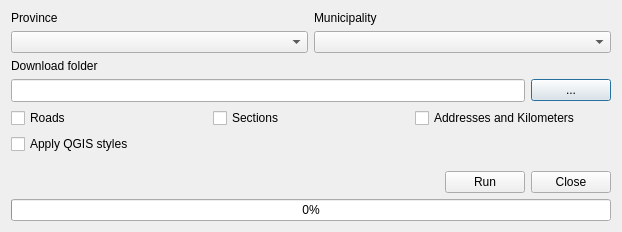
<?xml version="1.0" encoding="UTF-8"?>
<ui version="4.0">
 <class>CDAUDownloaderDialogBase</class>
 <widget class="QDialog" name="CDAUDownloaderDialogBase">
  <property name="geometry">
   <rect>
    <x>0</x>
    <y>0</y>
    <width>622</width>
    <height>232</height>
   </rect>
  </property>
  <property name="windowTitle">
   <string>CDAU Downloader</string>
  </property>
  <layout class="QVBoxLayout" name="verticalLayout">
   <item>
    <layout class="QGridLayout" name="gridLayout_3">
     <item row="0" column="0">
      <widget class="QLabel" name="label_provincia">
       <property name="sizePolicy">
        <sizepolicy hsizetype="Expanding" vsizetype="Preferred">
         <horstretch>0</horstretch>
         <verstretch>0</verstretch>
        </sizepolicy>
       </property>
       <property name="text">
        <string>Province</string>
       </property>
      </widget>
     </item>
     <item row="0" column="1">
      <widget class="QLabel" name="label_municipio">
       <property name="sizePolicy">
        <sizepolicy hsizetype="Expanding" vsizetype="Preferred">
         <horstretch>0</horstretch>
         <verstretch>0</verstretch>
        </sizepolicy>
       </property>
       <property name="text">
        <string>Municipality</string>
       </property>
      </widget>
     </item>
     <item row="1" column="0">
      <widget class="QComboBox" name="comboBox_province">
       <property name="sizePolicy">
        <sizepolicy hsizetype="Expanding" vsizetype="Fixed">
         <horstretch>0</horstretch>
         <verstretch>0</verstretch>
        </sizepolicy>
       </property>
      </widget>
     </item>
     <item row="1" column="1">
      <widget class="QComboBox" name="comboBox_municipality">
       <property name="sizePolicy">
        <sizepolicy hsizetype="Expanding" vsizetype="Fixed">
         <horstretch>0</horstretch>
         <verstretch>0</verstretch>
        </sizepolicy>
       </property>
       <property name="contextMenuPolicy">
        <enum>Qt::DefaultContextMenu</enum>
       </property>
      </widget>
     </item>
    </layout>
   </item>
   <item>
    <widget class="QLabel" name="label_descarga">
     <property name="text">
      <string>Download folder</string>
     </property>
    </widget>
   </item>
   <item>
    <layout class="QHBoxLayout" name="horizontalLayout_3">
     <item>
      <widget class="QLineEdit" name="lineEdit_path">
       <property name="minimumSize">
        <size>
         <width>0</width>
         <height>23</height>
        </size>
       </property>
      </widget>
     </item>
     <item>
      <widget class="QPushButton" name="pushButton_select_path">
       <property name="sizePolicy">
        <sizepolicy hsizetype="Fixed" vsizetype="Fixed">
         <horstretch>0</horstretch>
         <verstretch>0</verstretch>
        </sizepolicy>
       </property>
       <property name="text">
        <string>...</string>
       </property>
      </widget>
     </item>
    </layout>
   </item>
   <item>
    <layout class="QGridLayout" name="gridLayout_2">
     <item row="0" column="1">
      <widget class="QCheckBox" name="checkBox_tramos">
       <property name="sizePolicy">
        <sizepolicy hsizetype="Expanding" vsizetype="Fixed">
         <horstretch>0</horstretch>
         <verstretch>0</verstretch>
        </sizepolicy>
       </property>
       <property name="text">
        <string>Sections</string>
       </property>
      </widget>
     </item>
     <item row="0" column="2">
      <widget class="QCheckBox" name="checkBox_portalpk">
       <property name="sizePolicy">
        <sizepolicy hsizetype="Expanding" vsizetype="Fixed">
         <horstretch>0</horstretch>
         <verstretch>0</verstretch>
        </sizepolicy>
       </property>
       <property name="text">
        <string>Addresses and Kilometers</string>
       </property>
      </widget>
     </item>
     <item row="0" column="0">
      <widget class="QCheckBox" name="checkBox_vial">
       <property name="sizePolicy">
        <sizepolicy hsizetype="Expanding" vsizetype="Fixed">
         <horstretch>0</horstretch>
         <verstretch>0</verstretch>
        </sizepolicy>
       </property>
       <property name="text">
        <string>Roads</string>
       </property>
      </widget>
     </item>
     <item row="1" column="0">
      <widget class="QCheckBox" name="checkBox_styles">
       <property name="sizePolicy">
        <sizepolicy hsizetype="Expanding" vsizetype="Fixed">
         <horstretch>0</horstretch>
         <verstretch>0</verstretch>
        </sizepolicy>
       </property>
       <property name="text">
        <string>Apply QGIS styles</string>
       </property>
      </widget>
     </item>
    </layout>
   </item>
   <item>
    <spacer name="verticalSpacer">
     <property name="orientation">
      <enum>Qt::Vertical</enum>
     </property>
     <property name="sizeHint" stdset="0">
      <size>
       <width>20</width>
       <height>40</height>
      </size>
     </property>
    </spacer>
   </item>
   <item>
    <layout class="QHBoxLayout" name="horizontalLayout_2">
     <item>
      <spacer name="horizontalSpacer">
       <property name="orientation">
        <enum>Qt::Horizontal</enum>
       </property>
       <property name="sizeHint" stdset="0">
        <size>
         <width>40</width>
         <height>20</height>
        </size>
       </property>
      </spacer>
     </item>
     <item>
      <widget class="QPushButton" name="pushButton_run">
       <property name="sizePolicy">
        <sizepolicy hsizetype="Fixed" vsizetype="Fixed">
         <horstretch>0</horstretch>
         <verstretch>0</verstretch>
        </sizepolicy>
       </property>
       <property name="text">
        <string>Run</string>
       </property>
      </widget>
     </item>
     <item>
      <widget class="QDialogButtonBox" name="button_box">
       <property name="sizePolicy">
        <sizepolicy hsizetype="Fixed" vsizetype="Fixed">
         <horstretch>0</horstretch>
         <verstretch>0</verstretch>
        </sizepolicy>
       </property>
       <property name="orientation">
        <enum>Qt::Horizontal</enum>
       </property>
       <property name="standardButtons">
        <set>QDialogButtonBox::Close</set>
       </property>
      </widget>
     </item>
    </layout>
   </item>
   <item>
    <widget class="QProgressBar" name="progressBar">
     <property name="value">
      <number>0</number>
     </property>
    </widget>
   </item>
  </layout>
 </widget>
 <resources/>
 <connections>
  <connection>
   <sender>button_box</sender>
   <signal>accepted()</signal>
   <receiver>CDAUDownloaderDialogBase</receiver>
   <slot>accept()</slot>
   <hints>
    <hint type="sourcelabel">
     <x>20</x>
     <y>20</y>
    </hint>
    <hint type="destinationlabel">
     <x>20</x>
     <y>20</y>
    </hint>
   </hints>
  </connection>
  <connection>
   <sender>button_box</sender>
   <signal>rejected()</signal>
   <receiver>CDAUDownloaderDialogBase</receiver>
   <slot>reject()</slot>
   <hints>
    <hint type="sourcelabel">
     <x>20</x>
     <y>20</y>
    </hint>
    <hint type="destinationlabel">
     <x>20</x>
     <y>20</y>
    </hint>
   </hints>
  </connection>
 </connections>
</ui>
